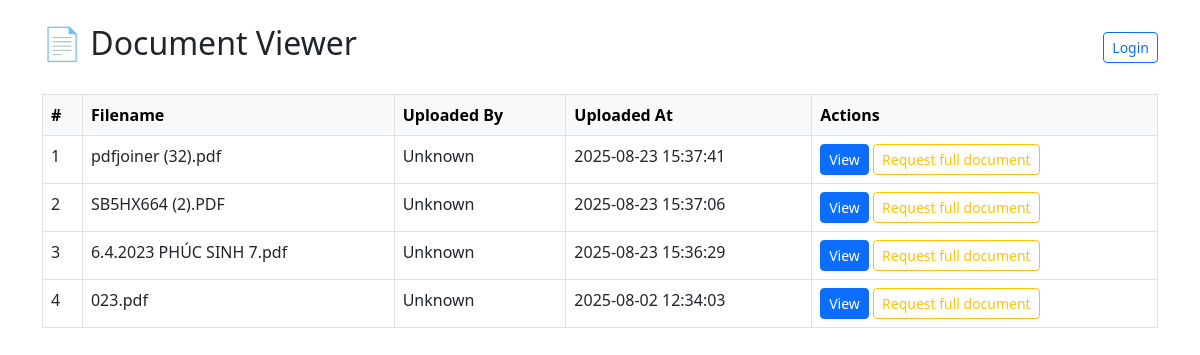
The page / on the database its author committed.
### tables this page shows
CREATE TABLE documents (
    id INTEGER PRIMARY KEY AUTOINCREMENT,
    filename TEXT NOT NULL,
    filepath TEXT NOT NULL,
    uploaded_by TEXT,
    upload_time TIMESTAMP DEFAULT CURRENT_TIMESTAMP
);

### app/routes/viewer.py (the view)
@router.get("/", response_class=HTMLResponse)
def home(request: Request, page: int = Query(1, ge=1)):
    conn = sqlite3.connect("app/document.db")
    conn.row_factory = sqlite3.Row
    cur = conn.cursor()
    cur.execute("SELECT COUNT(*) FROM documents")
    total_docs = cur.fetchone()[0]
    total_pages = math.ceil(total_docs / ITEMS_PER_PAGE)
    offset = (page - 1) * ITEMS_PER_PAGE
    cur.execute("""
        SELECT * FROM documents
        ORDER BY upload_time DESC
        LIMIT ? OFFSET ?
    """, (ITEMS_PER_PAGE, offset))
    documents = cur.fetchall()
    conn.close()
    flash = request.session.pop("flash", None)
    return templates.TemplateResponse("index.html", {
        "request": request,
        "documents": documents,
        "page": page,
        "total_pages": total_pages
    })

### app/templates/index.html (shortened to what this page needs)
<!DOCTYPE html>
<html lang="en">
<head>
  <link href="https://cdn.jsdelivr.net/npm/bootstrap@5.3.0/dist/css/bootstrap.min.css" rel="stylesheet">
</head>
<body class="container py-4">
  <div class="d-flex justify-content-between align-items-center mb-4">
    <h2>📄 Document Viewer</h2>
    <div>
      {% if request.session.get("username") %}
        👤 {{ request.session.get("username") }} ({{ request.session.get("role") }})
        <a href="/logout" class="btn btn-outline-secondary btn-sm ms-2">Logout</a>
      {% else %}
        <a href="/login" class="btn btn-outline-primary btn-sm">Login</a>
      {% endif %}
    </div>
  </div>
  <table class="table table-bordered">
    <thead class="table-light">
      <tr>
        <th scope="col">#</th>
        <th scope="col">Filename</th>
        <th scope="col">Uploaded By</th>
        <th scope="col">Uploaded At</th>
        <th scope="col">Actions</th>
      </tr>
    </thead>
    <tbody>
      {% for doc in documents %}
      <tr>
        <td>{{ loop.index }}</td>
        <td>{{ doc.filename }}</td>
        <td>{{ doc.uploaded_by or 'Unknown' }}</td>
        <td>{{ doc.upload_time }}</td>
        <td>
          <a href="/view/{{ doc.id }}" class="btn btn-primary btn-sm">View</a>
          {% if request.session.get("role") in ["admin", "superadmin"] %}
            <a href="/delete/{{ doc.id }}" class="btn btn-danger btn-sm"
              onclick="return confirm('Are you sure you want to delete this document?')">Delete</a>
          {% else %}
            <a href="/pay/{{ doc.id }}" class="btn btn-outline-warning btn-sm">Request full document</a>
          {% endif %}
        </td>
      </tr>
      {% endfor %}
    </tbody>
  </table>
</body>
</html>

### rows shown on the page
documents: filename "pdfjoiner (32).pdf", uploaded_by "Unknown", upload_time "2025-08-23 15:37:41"
documents: filename "SB5HX664 (2).PDF", uploaded_by "Unknown", upload_time "2025-08-23 15:37:06"
documents: filename "6.4.2023 PHÚC SINH 7.pdf", uploaded_by "Unknown", upload_time "2025-08-23 15:36:29"
documents: filename "023.pdf", uploaded_by "Unknown", upload_time "2025-08-02 12:34:03"
